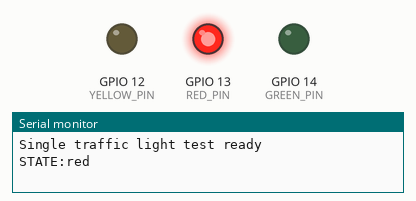
Recording of a sketch running on a simulated ESP32. On the bench: output pins drawn as LEDs (lit = HIGH), the last lines printed to the serial monitor.

Above: at 3.5 s.
At 8.5 s:
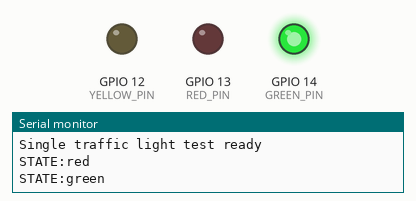
At 12.0 s:
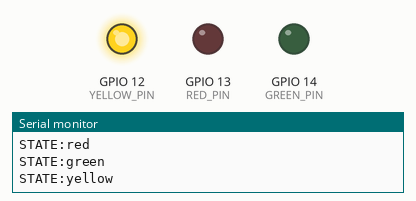
Timing chart, 0 to 16.6 s (numbered marks = the images above):
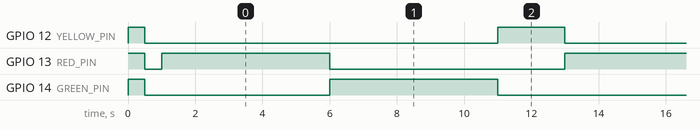

The sketch:

test_single_light.ino
```cpp
/*
 * Simple Single Traffic Light Test - ESP32
 * =========================================
 * Tests one traffic light by cycling: RED -> YELLOW -> GREEN
 * Use this to verify your wiring before running the full controller.
 *
 * WIRING:
 *   Red LED    -> GPIO 13 -> 220 ohm resistor -> GND
 *   Yellow LED -> GPIO 12 -> 220 ohm resistor -> GND
 *   Green LED  -> GPIO 14 -> 220 ohm resistor -> GND
 *
 * Sends state over Serial at 9600 baud so you can monitor in
 * Arduino Serial Monitor or with Python.
 */

#define RED_PIN    13
#define YELLOW_PIN 12
#define GREEN_PIN  14

#define GREEN_TIME   5000   // 5 seconds
#define YELLOW_TIME  2000   // 2 seconds
#define RED_TIME     5000   // 5 seconds

void setup() {
  Serial.begin(9600);
  pinMode(RED_PIN, OUTPUT);
  pinMode(YELLOW_PIN, OUTPUT);
  pinMode(GREEN_PIN, OUTPUT);

  // Quick startup test: blink all 3 once
  digitalWrite(RED_PIN, HIGH);
  digitalWrite(YELLOW_PIN, HIGH);
  digitalWrite(GREEN_PIN, HIGH);
  delay(500);
  digitalWrite(RED_PIN, LOW);
  digitalWrite(YELLOW_PIN, LOW);
  digitalWrite(GREEN_PIN, LOW);
  delay(500);

  Serial.println("Single traffic light test ready");
}

void setLight(const char* color) {
  digitalWrite(RED_PIN, LOW);
  digitalWrite(YELLOW_PIN, LOW);
  digitalWrite(GREEN_PIN, LOW);

  if (strcmp(color, "red") == 0)    digitalWrite(RED_PIN, HIGH);
  if (strcmp(color, "yellow") == 0) digitalWrite(YELLOW_PIN, HIGH);
  if (strcmp(color, "green") == 0)  digitalWrite(GREEN_PIN, HIGH);

  Serial.print("STATE:");
  Serial.println(color);
}

void loop() {
  setLight("red");
  delay(RED_TIME);

  setLight("green");
  delay(GREEN_TIME);

  setLight("yellow");
  delay(YELLOW_TIME);
}
```

Measured:
- by itself, GPIO 12 (YELLOW_PIN): alternates HIGH for 2.0 s and LOW for 10.0 s
- by itself, GPIO 13 (RED_PIN), GPIO 14 (GREEN_PIN): repeats every 12.0 s: HIGH 5.0 s, LOW 7.0 s
- by itself, everything shown: repeats every 12.0 s, in 3 steps
